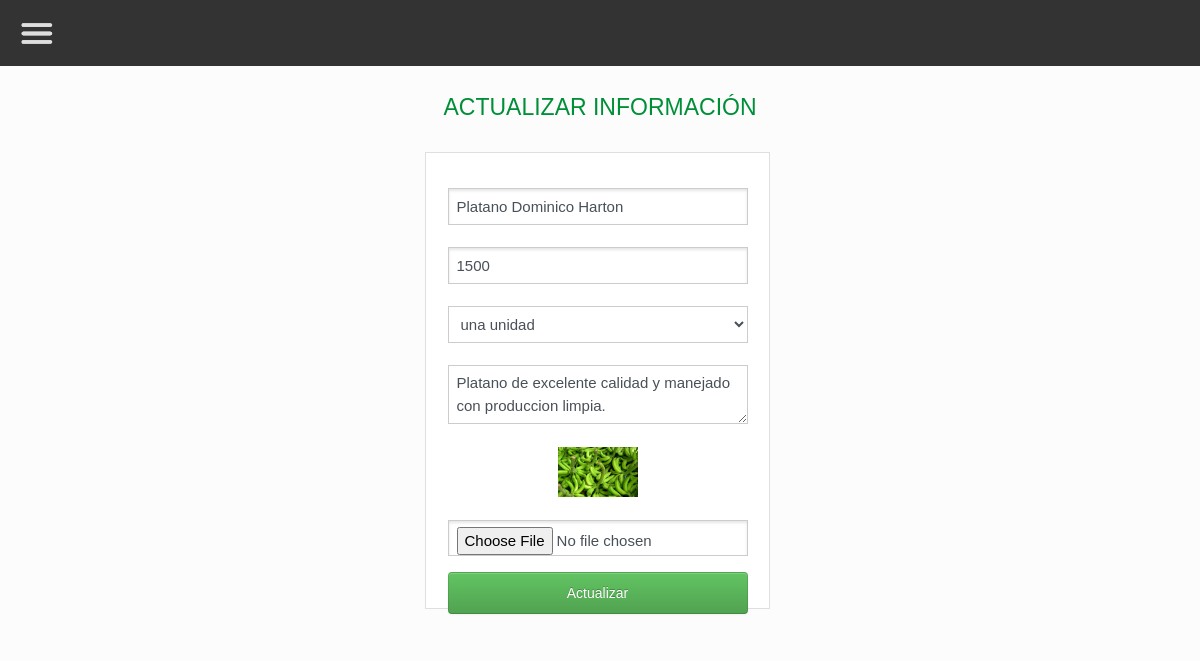
The app's page /editar_producto.php?id_producto=19 (signed in) with its own data.
### tables this page shows
CREATE TABLE `productos` (
  `id_producto` bigint(20) NOT NULL,
  `nombre` varchar(50) NOT NULL,
  `precio` int(30) NOT NULL,
  `unidad` varchar(20) NOT NULL,
  `descripcion` varchar(300) NOT NULL,
  `foto` varchar(100) NOT NULL,
  `id_productor` bigint(11) NOT NULL,
  `visible` char(1) NOT NULL
);

### editar_producto.php (the view, shortened to what this page needs)
<?php
include("datos_conexion2.php");
include('header.php');
if (isset($_GET['id_producto'])) {
  $id_producto = $_GET['id_producto'];
  $query = "SELECT * FROM productos WHERE id_producto = $id_producto";
  $result = mysqli_query($conn,$query);
  if (mysqli_num_rows($result) == 1) {
    $row = mysqli_fetch_array($result);
    $nombre = $row['nombre'];
    $precio = $row['precio'];
    $descripcion = $row['descripcion'];
    $foto = $row['foto'];
  }
}
?>
<?php include('menu_admin.php'); ?>
<div class = "container p-4">
  <h1 align = "center">Actualizar Información</h1>
  <br>
  <div class = "row">
    <div class = "col-md-4 mx-auto">
      <div class = "card card-body">
      <form action = "editar_producto.php?id_producto=<?php echo $_GET['id_producto']; ?>" method = "POST" enctype = "multipart/form-data">
        <div class = "form-group">
          <input name = "nombre" type = "text" class = "form-control" value = "<?php echo $nombre; ?>" placeholder = "Nombre">
          <br>
          <input name = "precio" type = "number" class = "form-control" value = "<?php echo $precio; ?>" placeholder = "Precio">
          <br>
          <select class="form-control" name = "unidad">
            <option value = "una unidad">una unidad</option>
          </select>
          <br>
          <textarea name = "descripcion" class = "form-control" rows = "2" placeholder = "Descripción"><?php echo $descripcion;?></textarea>
          <br>
          <div>
            <img width = 80px height = auto src = "<?php echo $foto ;?>">
          </div>
          <br>
          <input name = "foto" type = "file" class = "form-control" value = "<?php echo $foto ;?>">
        </div>
        <input type = "submit" name = "actualizar" class = "btn btn-success btn-block" value = "Actualizar">
      </form>
      </div>
    </div>
  </div>
</div>

### css/style.css (style rules this page uses)
h1 { color:#008f39; font-family: 'Gill Sans', 'Gill Sans MT', Calibri, 'Trebuchet MS', sans-serif; font-size: 50px; }
input { font-family: 'Gill Sans', 'Gill Sans MT', Calibri, 'Trebuchet MS', sans-serif; font-size: 20px; }
select { font-family: 'Gill Sans', 'Gill Sans MT', Calibri, 'Trebuchet MS', sans-serif; font-size: 20px; }
textarea { font-family: 'Gill Sans', 'Gill Sans MT', Calibri, 'Trebuchet MS', sans-serif; font-size: 20px; }

### css/style3.css (style rules this page uses)
* { margin: 0; padding: 0; box-sizing: border-box; }
form { position: relative; margin: 15px auto 0 auto; text-align: center; height: 400px; width: 300px; }
input { width: 270px; height: 42px; margin-top: 25px; padding: 0 15px; background: #2d2d2d; background: rgba(45,45,45,.15); -moz-border-radius: 6px; -webkit-border-radius: 6px; border-radius: 6px; border: 1px solid #3d3d3d; border: 1px solid rgba(255,255,255,.15); -moz-box-shadow: 0 2px 3px 0 rgba(0,0,0,.1) inset; -webkit-box-shadow: 0 2px 3px 0 rgba(0,0,0,.1) inset; box-shadow: 0 2px 3px 0 rgba(0,0,0,.1) inset; font-size: 20px; color: #000; }

### css/example2.css (style rules this page uses)
.container { margin: 0 auto }
@media (min-width: 1200px) { .container { width: 1170px } }

### records on screen
productos: nombre "Platano Dominico Harton", precio "1500", descripcion "Platano de excelente calidad y manejado con produccion limpia.", foto (picture)
